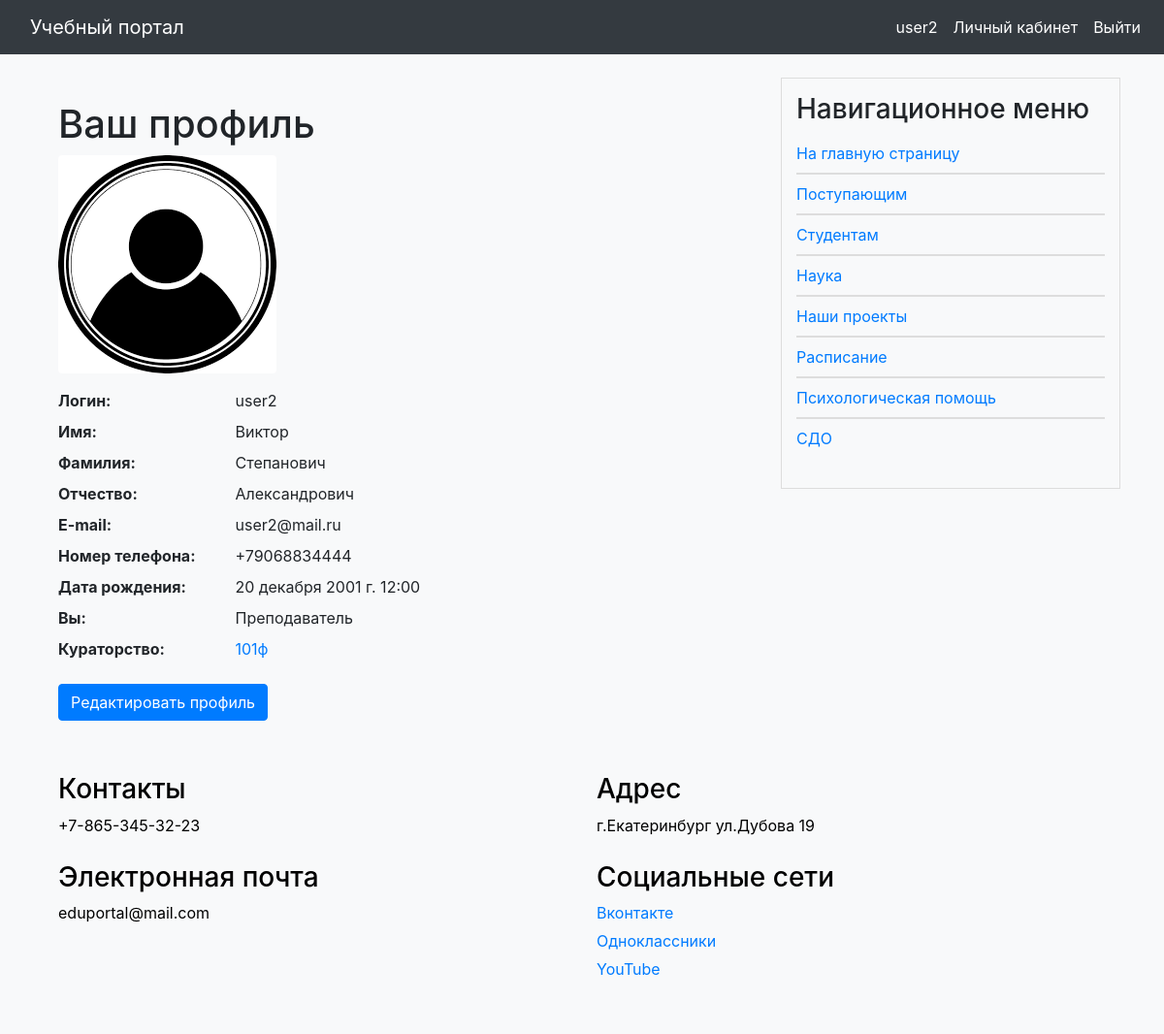
/users/profile/ (signed in), run on the app's committed database.
### users/models.py (models this page shows, shortened)
class User(AbstractUser):
    class Status(models.IntegerChoices):
        NO_CURATOR = 0, 'Не куратор'
        CURATOR = 1, 'Куратор'
    surname = models.CharField(max_length=255, blank=True, verbose_name='Отчество')
    photo = models.ImageField(upload_to="users/%Y/%m/%d/", blank=True, null=True, verbose_name="Фотография")
    date_birth = models.DateTimeField(blank=True, verbose_name="Дата рождения")
    cat_user = models.ForeignKey('CategoryUser', on_delete=models.PROTECT, related_name='users',
                                 default=None, null=True, verbose_name='Категория пользователя')
    group_stud = models.ForeignKey('GroupStudents', blank=True, related_name='groups',
                                   verbose_name='Группа пользователя', on_delete=models.PROTECT, default=None,
                                   null=True)
    phone_number = models.CharField(max_length=100, unique=True, blank=True, verbose_name='Номер телефона')
    courses = models.ManyToManyField('education.Courses', related_name='course_teacher',
                                     verbose_name='Курсы преподавателя')
    is_curator = models.BooleanField(choices=tuple(map(lambda x: (bool(x[0]), x[1]), Status.choices)),
                                     default=Status.NO_CURATOR, verbose_name="Статус кураторства")

class CategoryUser(models.Model):
    class Meta:
        verbose_name = 'Категория пользователя'
        verbose_name_plural = 'Категории пользователей'
    title = models.CharField(max_length=100, verbose_name='Название')
    def __str__(self):
        return self.title

class GroupStudents(models.Model):
    class Meta:
        verbose_name = 'Группы студентов'
        verbose_name_plural = 'Группа студентов'
    group = models.CharField(max_length=100, db_index=True, verbose_name='Группа')
    courses = models.ManyToManyField('education.Courses', related_name='groups_related', verbose_name='Курсы')
    slug = models.SlugField(max_length=100, unique=True, db_index=True, verbose_name='Slug')
    curator = models.ForeignKey('User', blank=True, related_name='curator', verbose_name='Куратор группы',
                                on_delete=models.SET_NULL, default=None, null=True)
    members = models.ManyToManyField('User', related_name='group_members', verbose_name='Участники группы')
    def __str__(self):
        return self.group

### portal/models.py (models this page shows, shortened)
class ShowInfo(models.Model):
    class Meta:
        verbose_name = 'Основная информация'
        verbose_name_plural = 'Основная информация'
    title = models.CharField(max_length=255, verbose_name='Заголовок')
    slug = models.SlugField(max_length=255, unique=True, db_index=True, verbose_name='Slug')
    photo = models.ImageField(upload_to='photos/info', default=None,
                              blank=True, null=True, verbose_name='Фото')
    file = models.FileField(upload_to='file/%Y/%m/%d/', default=None,
                            blank=True, null=True, verbose_name='Файлы')
    content = models.TextField(blank=True, verbose_name='Текст статьи')
    def get_absolute_url(self):
        return reverse('show_info', kwargs={'info_slug': self.slug})

### users/views.py (the view)
# urls.py: path('profile/', views.ProfileView.as_view(), name='profile'),
class ProfileView(LoginRequiredMixin, TemplateView):
    template_name = 'users/profile.html'
    def get_context_data(self, **kwargs):
        context = super().get_context_data(**kwargs)
        context['title'] = 'Профиль пользователя'
        context['user'] = self.request.user
        context['default_image'] = settings.DEFAULT_USER_IMAGE
        return context

### portal/context_processors.py (called while the page is built)
def get_portal_context(request):
    navigate = ShowInfo.objects.all()
    return {'navigate': navigate}

### users/templates/users/profile.html
{% extends 'base.html' %}
{% block content %}
<div class="container mt-4">
    <h1>Ваш профиль</h1>
    {% if user.photo %}
        <img src="{{ user.photo.url }}" class="img-fluid rounded mb-3" alt="Профильное фото">
    {% else %}
        <img src="{{ default_image }}" class="img-fluid rounded mb-3" alt="Профильное фото">
    {% endif %}
    <dl class="row">
        <dt class="col-sm-3">Логин:</dt>
        <dd class="col-sm-9">{{ user.username }}</dd>
        <dt class="col-sm-3">Имя:</dt>
        <dd class="col-sm-9">{{ user.first_name }}</dd>
        <dt class="col-sm-3">Фамилия:</dt>
        <dd class="col-sm-9">{{ user.last_name }}</dd>
        <dt class="col-sm-3">Отчество:</dt>
        <dd class="col-sm-9">{{ user.surname }}</dd>
        <dt class="col-sm-3">E-mail:</dt>
        <dd class="col-sm-9">{{ user.email }}</dd>
        <dt class="col-sm-3">Номер телефона:</dt>
        <dd class="col-sm-9">{{ user.phone_number }}</dd>
        <dt class="col-sm-3">Дата рождения:</dt>
        <dd class="col-sm-9">{{ user.date_birth }}</dd>
        {% if user.cat_user_id == 1 %}
            <dt class="col-sm-3">{{ user.cat_user }}:</dt>
            <dd class="col-sm-9">{{ user.group_stud }} группы</dd>
        {% else %}
            <dt class="col-sm-3">Вы:</dt>
            <dd class="col-sm-9">{{ user.cat_user }}</dd>
        {% endif %}
        {% if user.is_curator %}
            <dt class="col-sm-3">Кураторство:</dt>
            <a href="{% url 'education:my_group' %}"><dd class="col-sm-9">{{ user.group_stud }}</dd></a>
        {% endif %}
    </dl>
    <a href="{% url 'users:profile_edit' %}" class="btn btn-primary">Редактировать профиль</a>
</div>
{% endblock %}

### templates/base.html (shortened to what this page needs)
{% load static %}
<!DOCTYPE html>
<html lang="en">
<head>
    <link rel="stylesheet" href="https://stackpath.bootstrapcdn.com/bootstrap/4.3.1/css/bootstrap.min.css">
    <link rel="stylesheet" href="https://cdn.jsdelivr.net/npm/bootstrap-icons@1.10.5/font/bootstrap-icons.css">
    <link type="text/css" href="{% static 'portal/css/styles.css' %}" rel="stylesheet" />
</head>
<body>
<nav class="navbar navbar-expand-lg navbar-dark bg-dark fixed-top navbar-custom">
    <a class="navbar-brand" href="/">Учебный портал</a>
    <div class="collapse navbar-collapse" id="navbarNav">
    <ul class="navbar-nav ml-auto">
        {% if user.is_authenticated %}
            <li class="nav-item">
                <a class="nav-link" href="{% url 'users:profile' %}">{{ user.username }}</a>
            </li>
            <li class="nav-item">
                <a class="nav-link" href="{% url 'education:personal-area' %}">Личный кабинет</a>
            </li>
            <li class="nav-item">
                <a class="nav-link" href="{% url 'users:logout' %}">Выйти</a>
            </li>
        {% endif %}
    </ul>
</div>
</nav>
<div class="container mt-4">
    <div class="row">
        <div class="col-md-8">
            {% block content %}
            {% endblock %}
        </div>
        <div class="col-md-4">
            <div class="nav-block">
                <h3>Навигационное меню</h3>
                <ul>
                    {% if request.path != '/' and request.resolver_match.namespace != 'education' %}
                        <li><a href="/">На главную страницу</a></li>
                    {% endif %}
                    {% if request.resolver_match.namespace == 'education' %}
                        <li><a href="{% url 'education:my_group' %}">Моя группа</a></li>
                        <li><a href="/">Для студентов</a></li>
                        <li><a href="/">Тесты</a></li>
                        <li><a href="/">Библиотека</a></li>
                    {% else %}
                        {% for n in navigate %}
                            <li><a href="{{ n.get_absolute_url }}">{{ n.title }}</a></li>
                        {% endfor %}
                    {% endif %}
                </ul>
            </div>
        </div>
    </div>
</div>
<div class="container mt-4">
    <div class="footer">
    <div class="container">
        <div class="row">
            <div class="col-md-6">
                <h3>Контакты</h3>
                <p>+7-865-345-32-23</p>
            </div>
            <div class="col-md-6">
                <h3>Адрес</h3>
                <p>г.Екатеринбург
                ул.Дубова 19</p>
            </div>
            <div class="col-md-6">
                <h3>Электронная почта</h3>
                <p>eduportal@mail.com</p>
            </div>
            <div class="col-md-6">
                <h3>Социальные сети</h3>
                <p><a href="#">Вконтакте</a></p>
                <p><a href="#">Одноклассники</a></p>
                <p><a href="#">YouTube</a></p>
            </div>
        </div>
    </div>
</div>
</body>
</html>

### portal/static/portal/css/styles.css (style rules this page uses)
body { padding-top: 56px; background-color: #f8f9fa; }
.navbar-custom { background-color: #343a40; }
.navbar-custom , .navbar-custom .navbar-text { color: #ffffff; }
.navbar-brand { color: #ffffff; margin-left: 15px; }
.navbar-custom .navbar-nav .nav-link { color: #ffffff; }
.nav-block { background-color: #f8f9fa; padding: 15px; border: 1px solid #ddd; }
.nav-block ul { padding: 0; list-style-type: none; }
.nav-block li { border-top: 1px solid #ddd; border-bottom: 1px solid #ddd; margin: 0; padding: 8px 0; }
.nav-block li:first-child { border-top: none; }
.nav-block li:last-child { border-bottom: none; }
.footer { background-color: #f8f9fa; color: black; padding: 30px 0; width: 100%; }
.footer .row { display: flex; justify-content: space-between; flex-wrap: wrap; }
.footer .col-md-6 { margin-bottom: 20px; }
.footer .col-md-6 p { margin-bottom: 5px; }

### data on the page
User: username "user2", first_name "Виктор", last_name "Степанович", surname "Александрович", email "user2@mail.ru", phone_number "+79068834444", date_birth "20 декабря 2001 г. 12:00", cat_user "Преподаватель", group_stud "101ф"
ShowInfo: title "Поступающим"
ShowInfo: title "Студентам"
ShowInfo: title "Наука"
ShowInfo: title "Наши проекты"
ShowInfo: title "Расписание"
ShowInfo: title "Психологическая помощь"
ShowInfo: title "СДО"
